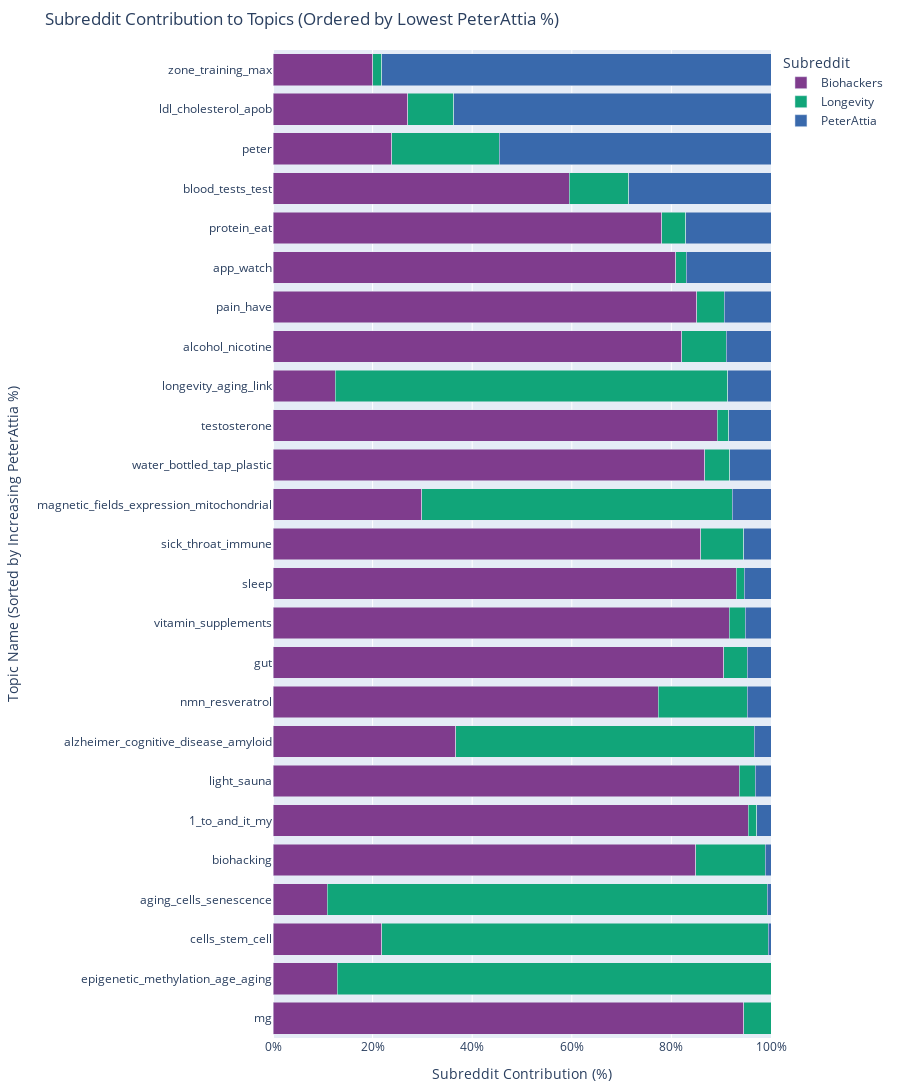

Notebook code cell kept with this figure:
### Markdown cell above
# 📊 STEP 5: Subreddit Topic Contribution Analysis (Recap)

This step generates a key comparative visualization that identifies the community source for every major topic discovered by the model.

* **Metric:** The visualization calculates the percentage contribution of each subreddit (`Biohackers`, `Longevity`, `PeterAttia`) to the total documents within each final topic.
* **Topic Filtering:** Only topics with a minimum size (`MIN_DOCS = 50`) and non-outlier status are included, ensuring focus on robust discussions.
* **Custom Sorting (Key Feature):** The **y-axis is custom-ordered** to place topics with the **lowest contribution from r/PeterAttia** (Lowest PeterAttia %) at the **top**. This clearly highlights discussions dominated by **r/Longevity** and **r/Biohackers** at the top, transitioning to discussions dominated by **r/PeterAttia** at the bottom.
* **Visualization:** A normalized **Stacked Horizontal Bar Chart** is used, where each bar sums to 100%, allowing for a clear visual comparison of subreddit influence across all topics.

**Result:** This chart serves as the primary tool for distinguishing the unique conversational space of each subreddit.

### Code cell
# ====================================================================
# === STEP 5: VISUALIZATION OF SUBREDDIT CONTRIBUTION PER TOPIC (ORDERED BY LOWEST PETER ATTIA) - WITH PNG EXPORT ===
# ====================================================================

import pandas as pd
import numpy as np
import plotly.express as px
from pathlib import Path
from IPython.display import display, Image # Import display and Image

# --- Setup Output Directory ---
OUTPUT_DIR = Path("visualization_outputs")
OUTPUT_DIR.mkdir(exist_ok=True)
print(f"Saving figures to: {OUTPUT_DIR.resolve()}")

print("🔬 Analyzing subreddit contribution and ordering topics by LOWEST PeterAttia dominance...")

# --- 1. Data Preparation and Grouping ---
OUTLIER_ID = -1
MIN_DOCS = 50

# Helper to clean topic names for display (Copied from previous steps for robustness)
def clean_topic_name_for_display(topic_name):
    RESIDUAL_GENERIC = {"the", "to", "and", "of", "my", "in", "for", "is", "it", "that", "what", "we", "you", "on", "a", "an", "up", "from"}
    words = topic_name.split('_')
    cleaned_words = []
    seen = set()
    for word in words:
        if word.lower() not in RESIDUAL_GENERIC and word.strip() != '' and word.lower() not in seen:
            cleaned_words.append(word)
            seen.add(word.lower())
    if cleaned_words and cleaned_words[0].isdigit():
        cleaned_words = cleaned_words[1:]
    if not cleaned_words:
        return topic_name
    return '_'.join(cleaned_words[:4])

# Generate the clean map from the topic_model
topic_names_map = {topic_id: clean_topic_name_for_display(name)
                   for topic_id, name in topic_model.topic_labels_.items()}
topic_names_map[OUTLIER_ID] = "Outlier (-1)"


# Calculate counts, totals, and percentages
df_analysis = df[['topic_global', 'subreddit']].copy()
topic_subreddit_counts = df_analysis.groupby(['topic_global', 'subreddit']).size().reset_index(name='Count')
topic_totals = topic_subreddit_counts.groupby('topic_global')['Count'].sum().reset_index(name='TopicTotal')
topic_subreddit_counts = topic_subreddit_counts.merge(topic_totals, on='topic_global')
topic_subreddit_counts['Percentage'] = (topic_subreddit_counts['Count'] / topic_subreddit_counts['TopicTotal']) * 100
topic_subreddit_counts['TopicName'] = topic_subreddit_counts['topic_global'].map(topic_names_map)

# Filter out small topics and outliers for visualization focus
topic_report = topic_subreddit_counts[
    (topic_subreddit_counts['TopicTotal'] >= MIN_DOCS) &
    (topic_subreddit_counts['topic_global'] != OUTLIER_ID)
].copy()


# --- 2. Custom Sorting Logic: Increasing PeterAttia Percentage ---

# Isolate the PeterAttia percentages
peter_attia_df = topic_report[topic_report['subreddit'] == 'PeterAttia'][['TopicName', 'Percentage']].copy()
peter_attia_df.rename(columns={'Percentage': 'PeterAttia_Percentage'}, inplace=True)

# Merge this percentage back to the main report (using TopicName to avoid duplicates in merge key)
topic_report = topic_report.merge(peter_attia_df, on='TopicName', how='left').fillna(0)


# Get the new custom order for the y-axis: Lowest PeterAttia % first
topic_order_custom = topic_report.drop_duplicates(subset='TopicName').sort_values(
    by='PeterAttia_Percentage',
    ascending=True
)['TopicName'].tolist()


# Apply the custom order to the TopicName column
topic_report['TopicName'] = pd.Categorical(topic_report['TopicName'], categories=topic_order_custom, ordered=True)

# --- 3. Visualization (Normalized Stacked Bar Chart) ---

fig = px.bar(
    topic_report,
    x='Percentage',
    y='TopicName',
    color='subreddit',
    orientation='h',
    hover_data={'TopicName': False, 'Count': True, 'TopicTotal': True, 'Percentage': ':.1f', 'PeterAttia_Percentage': ':.1f'},
    title='Subreddit Contribution to Topics (Ordered by Lowest PeterAttia %)',
    labels={
        'Percentage': 'Percentage of Topic Documents',
        'TopicName': 'Topic Name',
        'subreddit': 'Subreddit'
    },
    height=1500,
    width=900,
    color_discrete_sequence=px.colors.qualitative.Bold
)

# Customizing the layout
fig.update_layout(
    xaxis_title='Subreddit Contribution (%)',
    yaxis_title='Topic Name (Sorted by Increasing PeterAttia %)',
    legend_title='Subreddit',
    yaxis={'categoryorder': 'array', 'categoryarray': topic_order_custom},
    margin=dict(l=250, r=20, t=50, b=50),
    barmode='stack',
)

# Ensure the x-axis is fixed from 0 to 100%
fig.update_xaxes(range=[0, 100], ticksuffix="%")

fig.show()

# **EXPORT FIGURE 4** 👈 Note: This is Figure 4 in the sequence
fig_subreddit_contrib_path = OUTPUT_DIR / "5_subreddit_contribution_ordered.png"
fig.write_image(fig_subreddit_contrib_path)
# 👈 Display the saved PNG inline
display(Image(filename=fig_subreddit_contrib_path))


print("\n✅ Subreddit contribution visualization generated, ordered by lowest PeterAttia dominance, and saved to PNG successfully.")

### Figure 1 — Plotly figure (JSON) as saved in the notebook; plotly's stock layout.template omitted (floating-point values rounded to 4 significant figures)
{"data": [{"customdata": [[458.0, 500.0, 5.2], [393.0, 412.0, 2.913], [46.0, 368.0, 8.696], [76.0, 281.0, 63.7], [44.0, 220.0, 78.18], [241.0, 259.0, 5.405], [176.0, 188.0, 3.191], [43.0, 393.0, 0.7634], [157.0, 176.0, 8.523], [152.0, 179.0, 1.117], [55.0, 150.0, 3.333], [114.0, 141.0, 17.02], [132.0, 169.0, 17.16], [100.0, 168.0, 28.57], [38.0, 174.0, 0.5747], [31.0, 130.0, 54.62], [11.0, 85.0, 0.0], [76.0, 84.0, 4.762], [91.0, 107.0, 9.346], [65.0, 84.0, 4.762], [79.0, 92.0, 5.435], [52.0, 60.0, 8.333], [55.0, 67.0, 8.955], [23.0, 77.0, 7.792], [87.0, 92.0, 0.0]], "hovertemplate": "Subreddit=Biohackers<br>Percentage of Topic Documents=%{x:.1f}<br>Count=%{customdata[0]}<br>TopicTotal=%{customdata[1]}<br>PeterAttia_Percentage=%{customdata[2]:.1f}<extra></extra>", "legendgroup": "Biohackers", "marker": {"color": "rgb(127, 60, 141)", "pattern": {"shape": ""}}, "name": "Biohackers", "orientation": "h", "showlegend": true, "textposition": "auto", "x": [91.6, 95.39, 12.5, 27.05, 20.0, 93.05, 93.62, 10.94, 89.2, 84.92, 36.67, 80.85, 78.11, 59.52, 21.84, 23.85, 12.94, 90.48, 85.05, 77.38, 85.87, 86.67, 82.09, 29.87, 94.57], "xaxis": "x", "y": ["vitamin_supplements", "1_to_and_it_my", "longevity_aging_link", "ldl_cholesterol_apob", "zone_training_max", "sleep", "light_sauna", "aging_cells_senescence", "testosterone", "biohacking", "alzheimer_cognitive_disease_amyloid", "app_watch", "protein_eat", "blood_tests_test", "cells_stem_cell", "peter", "epigenetic_methylation_age_aging", "gut", "pain_have", "nmn_resveratrol", "sick_throat_immune", "water_bottled_tap_plastic", "alcohol_nicotine", "magnetic_fields_expression_mitochondrial", "mg"], "yaxis": "y", "type": "bar"}, {"customdata": [[16.0, 500.0, 5.2], [7.0, 412.0, 2.913], [290.0, 368.0, 8.696], [26.0, 281.0, 63.7], [4.0, 220.0, 78.18], [4.0, 259.0, 5.405], [6.0, 188.0, 3.191], [347.0, 393.0, 0.7634], [4.0, 176.0, 8.523], [25.0, 179.0, 1.117], [90.0, 150.0, 3.333], [3.0, 141.0, 17.02], [8.0, 169.0, 17.16], [20.0, 168.0, 28.57], [135.0, 174.0, 0.5747], [28.0, 130.0, 54.62], [74.0, 85.0, 0.0], [4.0, 84.0, 4.762], [6.0, 107.0, 9.346], [15.0, 84.0, 4.762], [8.0, 92.0, 5.435], [3.0, 60.0, 8.333], [6.0, 67.0, 8.955], [48.0, 77.0, 7.792], [5.0, 92.0, 0.0]], "hovertemplate": "Subreddit=Longevity<br>Percentage of Topic Documents=%{x:.1f}<br>Count=%{customdata[0]}<br>TopicTotal=%{customdata[1]}<br>PeterAttia_Percentage=%{customdata[2]:.1f}<extra></extra>", "legendgroup": "Longevity", "marker": {"color": "rgb(17, 165, 121)", "pattern": {"shape": ""}}, "name": "Longevity", "orientation": "h", "showlegend": true, "textposition": "auto", "x": [3.2, 1.699, 78.8, 9.253, 1.818, 1.544, 3.191, 88.3, 2.273, 13.97, 60.0, 2.128, 4.734, 11.9, 77.59, 21.54, 87.06, 4.762, 5.607, 17.86, 8.696, 5.0, 8.955, 62.34, 5.435], "xaxis": "x", "y": ["vitamin_supplements", "1_to_and_it_my", "longevity_aging_link", "ldl_cholesterol_apob", "zone_training_max", "sleep", "light_sauna", "aging_cells_senescence", "testosterone", "biohacking", "alzheimer_cognitive_disease_amyloid", "app_watch", "protein_eat", "blood_tests_test", "cells_stem_cell", "peter", "epigenetic_methylation_age_aging", "gut", "pain_have", "nmn_resveratrol", "sick_throat_immune", "water_bottled_tap_plastic", "alcohol_nicotine", "magnetic_fields_expression_mitochondrial", "mg"], "yaxis": "y", "type": "bar"}, {"customdata": [[26.0, 500.0, 5.2], [12.0, 412.0, 2.913], [32.0, 368.0, 8.696], [179.0, 281.0, 63.7], [172.0, 220.0, 78.18], [14.0, 259.0, 5.405], [6.0, 188.0, 3.191], [3.0, 393.0, 0.7634], [15.0, 176.0, 8.523], [2.0, 179.0, 1.117], [5.0, 150.0, 3.333], [24.0, 141.0, 17.02], [29.0, 169.0, 17.16], [48.0, 168.0, 28.57], [1.0, 174.0, 0.5747], [71.0, 130.0, 54.62], [4.0, 84.0, 4.762], [10.0, 107.0, 9.346], [4.0, 84.0, 4.762], [5.0, 92.0, 5.435], [5.0, 60.0, 8.333], [6.0, 67.0, 8.955], [6.0, 77.0, 7.792]], "hovertemplate": "Subreddit=PeterAttia<br>Percentage of Topic Documents=%{x:.1f}<br>Count=%{customdata[0]}<br>TopicTotal=%{customdata[1]}<br>PeterAttia_Percentage=%{customdata[2]:.1f}<extra></extra>", "legendgroup": "PeterAttia", "marker": {"color": "rgb(57, 105, 172)", "pattern": {"shape": ""}}, "name": "PeterAttia", "orientation": "h", "showlegend": true, "textposition": "auto", "x": [5.2, 2.913, 8.696, 63.7, 78.18, 5.405, 3.191, 0.7634, 8.523, 1.117, 3.333, 17.02, 17.16, 28.57, 0.5747, 54.62, 4.762, 9.346, 4.762, 5.435, 8.333, 8.955, 7.792], "xaxis": "x", "y": ["vitamin_supplements", "1_to_and_it_my", "longevity_aging_link", "ldl_cholesterol_apob", "zone_training_max", "sleep", "light_sauna", "aging_cells_senescence", "testosterone", "biohacking", "alzheimer_cognitive_disease_amyloid", "app_watch", "protein_eat", "blood_tests_test", "cells_stem_cell", "peter", "gut", "pain_have", "nmn_resveratrol", "sick_throat_immune", "water_bottled_tap_plastic", "alcohol_nicotine", "magnetic_fields_expression_mitochondrial"], "yaxis": "y", "type": "bar"}], "layout": {"xaxis": {"anchor": "y", "domain": [0.0, 1.0], "title": {"text": "Subreddit Contribution (%)"}, "range": [0, 100], "ticksuffix": "%"}, "yaxis": {"anchor": "x", "domain": [0.0, 1.0], "title": {"text": "Topic Name (Sorted by Increasing PeterAttia %)"}, "categoryorder": "array", "categoryarray": ["mg", "epigenetic_methylation_age_aging", "cells_stem_cell", "aging_cells_senescence", "biohacking", "1_to_and_it_my", "light_sauna", "alzheimer_cognitive_disease_amyloid", "nmn_resveratrol", "gut", "vitamin_supplements", "sleep", "sick_throat_immune", "magnetic_fields_expression_mitochondrial", "water_bottled_tap_plastic", "testosterone", "longevity_aging_link", "alcohol_nicotine", "pain_have", "app_watch", "protein_eat", "blood_tests_test", "peter", "ldl_cholesterol_apob", "zone_training_max"]}, "legend": {"title": {"text": "Subreddit"}, "tracegroupgap": 0}, "title": {"text": "Subreddit Contribution to Topics (Ordered by Lowest PeterAttia %)"}, "barmode": "stack", "height": 1500, "width": 900, "margin": {"l": 250, "r": 20, "t": 50, "b": 50}}}
